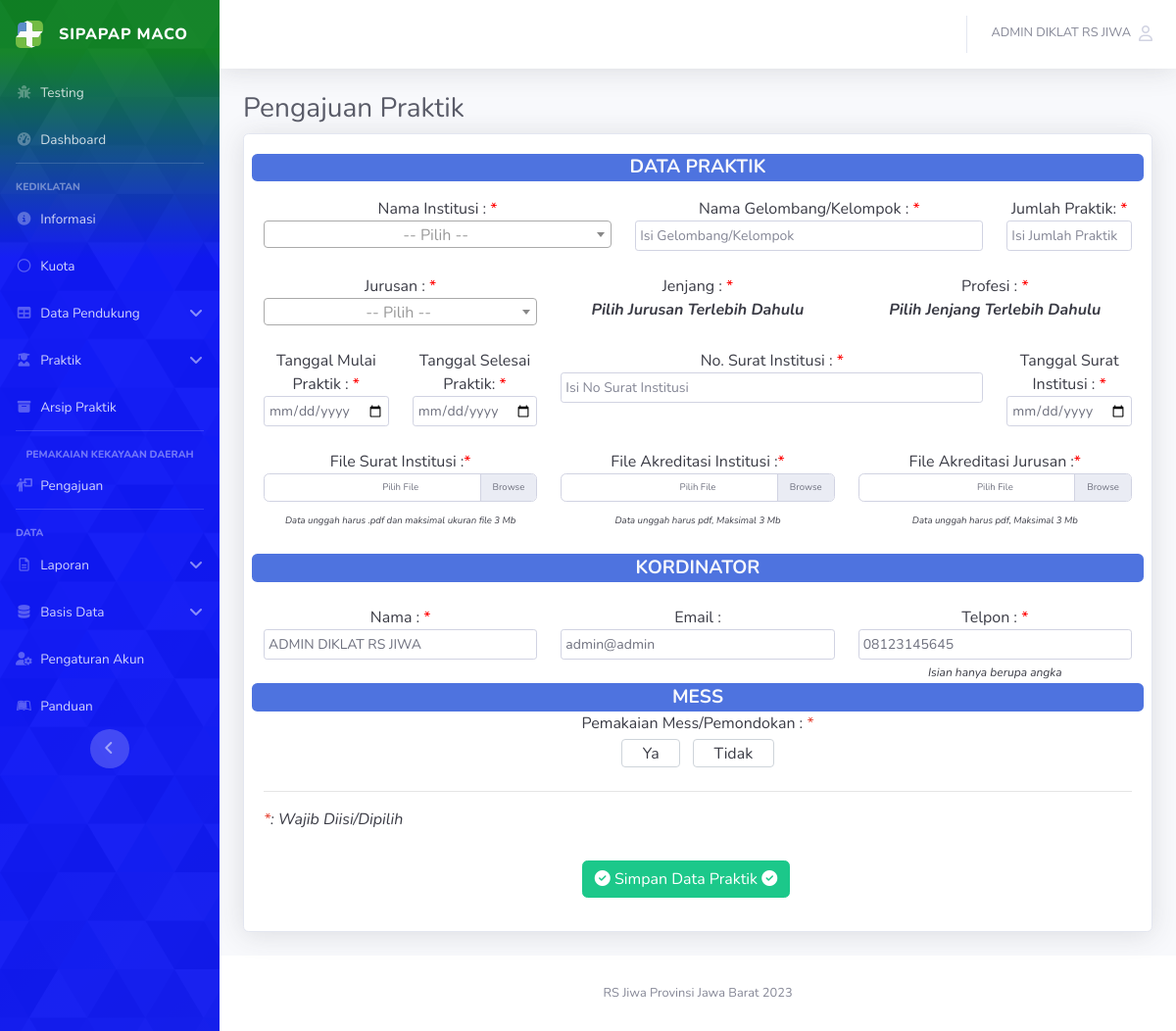
The app's page /?ptk&i (signed in) with its own data.
### tables this page shows
CREATE TABLE `tb_user` (
  `id_user` int(11) NOT NULL,
  `id_mou` int(11) NOT NULL,
  `id_institusi` int(11) NOT NULL,
  `username_user` text NOT NULL,
  `password_user` varchar(255) NOT NULL,
  `hash_password_user` text NOT NULL,
  `nama_user` text NOT NULL,
  `email_user` text NOT NULL,
  `level_user` int(2) NOT NULL COMMENT '1 admin, 2 ip, 3 pkd, 4 CI/pembimbing, 5 praktikan',
  `no_telp_user` text NOT NULL,
  `foto_user` text DEFAULT NULL,
  `terakhir_login_user` timestamp NULL DEFAULT NULL,
  `tgl_buat_user` text NOT NULL,
  `tgl_ubah_user` text DEFAULT NULL,
  `kode_aktivasi_user` text NOT NULL,
  `status_aktivasi_user` enum('T','Y') NOT NULL,
  `status_user` enum('T','Y') NOT NULL
);

### _admin/insert/i_praktik.php (the view, shortened to what this page needs)
<?php
if (isset($_GET['ptk']) && isset($_GET['i']) && $d_prvl['c_praktik'] == "Y") {
?>
    <div class="container-fluid">
        <div class="row">
            <div class="col-md-8">
                <h1 class="h3 mb-2 text-gray-800" id="title_praktik">Pengajuan Praktik</h1>
            </div>
        </div>
        <form class="form-data text-gray-900" method="post" enctype="multipart/form-data" id="form_praktik">
            <div id="data_praktik_input">
                <div class="card shadow mb-4">
                    <div class="card-body text-center">
                        <div class="row">
                            <div class="col-md-12 text-lg b text-center text-gray-100 badge bg-primary mb-3">DATA PRAKTIK</div>
                        </div>
                        <div class="row">
                            <div class="col-md">
                                <?php if ($d_user['level_user'] == 2) { ?>
                                    <?php
                                    $sql_institusi = "SELECT * FROM tb_user";
                                    $sql_institusi .= " JOIN tb_institusi ON tb_user.id_institusi = tb_institusi.id_institusi";
                                    $sql_institusi .= " WHERE tb_institusi.id_institusi = " . $_SESSION['id_institusi'];
                                    $q_institusi = $conn->query($sql_institusi);
                                    $d_institusi = $q_institusi->fetch(PDO::FETCH_ASSOC);
                                    ?>
                                    Nama Institusi :
                                    <div class="b text-uppercase">
                                        <?= $d_institusi['nama_institusi']; ?>
                                        <?php if ($d_institusi['akronim_institusi'] != "") echo " (" . $d_institusi['akronim_institusi'] . ")"; ?>
                                        <input name="institusi" id="institusi" value="<?= $_SESSION['id_institusi']; ?>" hidden>
                                    </div>
                                <?php } else { ?>
                                    Nama Institusi : <span style="color:red">*</span><br>
                                <?php } ?>
                            </div>
                            <div class="col-md">
                                Nama Gelombang/Kelompok : <span style="color:red">*</span><br>
                                <input type="text" class="form-control form-control-xs" name="kelompok" id="kelompok" placeholder="Isi Gelombang/Kelompok" required>
                            </div>
                            <div class="col-md-2">
                                Jumlah Praktik: <span style="color:red">*</span><br>
                                <input type="number" min="1" class="form-control form-control-xs" name="jumlah" id="jumlah" placeholder="Isi Jumlah Praktik" required>
                            </div>
                        </div>
                        <br>
                        <div class="row">
                            <div class="col-md-4">
                                Jurusan : <span style="color:red">*</span><br>
                            </div>
                            <div class="col-md-4">
                                Jenjang : <span style="color:red">*</span><br>
                                <span id="jenjangKet" class="b i">Pilih Jurusan Terlebih Dahulu</span>
                            </div>
                            <div class="col-md-4">
                                Profesi : <span style="color:red">*</span><br>
                                <span id="profesiKet" class="b i">
                                    Pilih Jenjang Terlebih Dahulu
                                </span>
                            </div>
                        </div>
                        <br>
                        <div class="row">
                            <div class="col-md-2">
                                Tanggal Mulai Praktik : <span style="color:red">*</span><br>
                                <input type="date" class="form-control form-control-xs" name="tgl_mulai_praktik" id="tgl_mulai" required>
                            </div>
                            <div class="col-md-2">
                                Tanggal Selesai Praktik: <span style="color:red">*</span><br>
                                <input type="date" class="form-control form-control-xs" name="tgl_selesai_praktik" id="tgl_selesai" required>
                            </div>
                            <div class="col-md">
                                No. Surat Institusi : <span style="color:red">*</span><br>
                                <input type="text" class="form-control form-control-xs" name="no_surat" placeholder="Isi No Surat Institusi" id="no_surat" required>
                            </div>
                            <div class="col-md-2">
                                Tanggal Surat Institusi : <span style="color:red">*</span><br>
                                <input type="date" class="form-control form-control-xs" name="tgl_surat" id="tgl_surat" required>
                            </div>
                        </div>
                        <br>
                        <div class="row">
                            <div class="col-md">
                                File Surat Institusi :<span style="color:red">*</span><br>
                                <div class="custom-file">
                                    <label class="custom-file-label text-xs" for="customFile" id="labelfilesuratinstitusi">Pilih File</label>
                                    <span class='i text-xs'>Data unggah harus .pdf dan maksimal ukuran file 3 Mb</span><br>
                                    <div class="text-xs font-italic text-danger blink" id="err_file_surat"></div><br>
                                </div>
                            </div>
                            <div class="col-md">
                                File Akreditasi Institusi :<span style="color:red">*</span><br>
                                <div class="custom-file">
                                    <label class="custom-file-label text-xs" for="customFile" id="labelfileakredinstitusi">Pilih File</label>
                                    <span class='i text-xs'>Data unggah harus pdf, Maksimal 3 Mb</span><br>
                                    <div class="text-xs font-italic text-danger blink" id="err_file_akred_institusi"></div><br>
                                </div>
                            </div>
                            <div class="col-md">
                                File Akreditasi Jurusan :<span style="color:red">*</span><br>
                                <div class="custom-file">
                                    <label class="custom-file-label text-xs" for="customFile" id="labelfileakredjururusan">Pilih File</label>
                                    <span class='i text-xs'>Data unggah harus pdf, Maksimal 3 Mb</span><br>
                                    <div class="text-xs font-italic text-danger blink" id="err_file_akred_jurusan"></div><br>
                                </div>
                            </div>
                        </div>
                        <div class=" row">
                            <div class="col-md-12 text-lg b text-center text-gray-100 badge bg-primary">KORDINATOR</div>
                        </div>
                        <br>
                        <div class="row">
                            <div class="col-md-4">
                                Nama : <span style="color:red">*</span><br>
                                <input type="text" class="form-control form-control-xs" name="nama_koordinator" id="nama_koordinator" placeholder="Isi Nama Koordinator" value="<?= $d_user['nama_user']; ?>" required>
                            </div>
                            <div class="col-md-4">
                                Email :<br>
                                <input type="text" class="form-control form-control-xs" name="email_koordinator" id="email_koordinator" placeholder="Isi Email Koordinator" value="<?= $d_user['email_user']; ?>">
                            </div>
                            <div class="col-md-4">
                                Telpon : <span style="color:red">*</span><br>
                                <input type="number" class="form-control form-control-xs" name="telp_koordinator" id="telp_koordinator" placeholder="Isi Telpon Koordinator" min="1" value="<?= $d_user['no_telp_user']; ?>" required>
                                <i style='font-size:12px;'>Isian hanya berupa angka</i>
                                <br><span class="text-danger b  i text-xs blink" id="err_telp_koordinator"></span>
                            </div>
                        </div>
                        <div class=" row">
                            <div class="col-md-12 text-lg b text-center text-gray-100 badge bg-primary">MESS</div>
                        </div>
                        <div id="data_pilih_mess">
                            <div class="text-center mb-1">
                                Pemakaian Mess/Pemondokan : <span class="text-danger">*</span><br>
                            </div>
                            <div class="row boxed-check-group boxed-check-xs boxed-check-primary justify-content-center">
                                <label class="boxed-check">
                                    <div class="boxed-check-label">Ya</div>
                                </label>
                                <label class="boxed-check">
                                    <div class="boxed-check-label">Tidak</div>
                                </label>
                            </div>
                            <hr>
                            <div class="i text-left mb-3">
                                <span class="text-danger">*</span>: Wajib Diisi/Dipilih
                            </div>
                        </div>
                        <div id="simpan_praktik_tarif" class="nav btn justify-content-center">
                            <div id="simpan_praktik_tarif" class="nav btn justify-content-center text-md">
                                <button type="button" name="simpan_praktik" id="simpan_praktik" class="btn btn-success">
                                    <i class="fas fa-check-circle"></i>
                                    Simpan Data Praktik
                                    <i class="fas fa-check-circle"></i>
                                </button>
                            </div>
                        </div>
                    </div>
                </div>
        </form>
    </div>
<?php } else {
    echo "<script>alert('unauthorized');document.location.href='?error401';</script>";
}

### _add-ons/cssCustom.css (style rules this page uses)
.bg-sipapapmaco-abstrack1 { background-color: #5B8BCC; background-attachment: fixed; background-size: cover; }
input[type=number] { -moz-appearance:textfield; appearance:textfield; }
.b { font-weight: bolder; }
.i { font-style: italic; }

### records on screen
tb_user: nama_koordinator "ADMIN DIKLAT RS JIWA", email_koordinator "admin@admin", telp_koordinator "08123145645"

### other values on screen
$_SESSION['nama_user'] "ADMIN DIKLAT RS JIWA"
